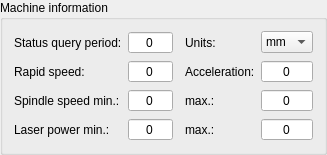
          <widget class="GroupBox" name="grpGRBL">
           <property name="title">
            <string>Machine information</string>
           </property>
           <layout class="QVBoxLayout" name="verticalLayout_5">
            <item>
             <layout class="QGridLayout" name="gridLayout_2" columnstretch="0,0,0,0,0">
              <item row="1" column="3">
               <widget class="QLabel" name="label_14">
                <property name="text">
                 <string>Acceleration:</string>
                </property>
               </widget>
              </item>
              <item row="2" column="0">
               <widget class="QLabel" name="label_12">
                <property name="text">
                 <string>Spindle speed min.:</string>
                </property>
               </widget>
              </item>
              <item row="0" column="4">
               <widget class="QComboBox" name="cboUnits">
                <property name="sizePolicy">
                 <sizepolicy hsizetype="Expanding" vsizetype="Fixed">
                  <horstretch>0</horstretch>
                  <verstretch>0</verstretch>
                 </sizepolicy>
                </property>
                <item>
                 <property name="text">
                  <string>mm</string>
                 </property>
                </item>
                <item>
                 <property name="text">
                  <string>inch</string>
                 </property>
                </item>
               </widget>
              </item>
              <item row="3" column="1">
               <widget class="QSpinBox" name="txtLaserPowerMin">
                <property name="font">
                 <font>
                  <pointsize>9</pointsize>
                 </font>
                </property>
                <property name="alignment">
                 <set>Qt::AlignCenter</set>
                </property>
                <property name="buttonSymbols">
                 <enum>QAbstractSpinBox::NoButtons</enum>
                </property>
                <property name="maximum">
                 <number>99999</number>
                </property>
               </widget>
              </item>
              <item row="1" column="1">
               <widget class="QSpinBox" name="txtRapidSpeed">
                <property name="font">
                 <font>
                  <pointsize>9</pointsize>
                 </font>
                </property>
                <property name="alignment">
                 <set>Qt::AlignCenter</set>
                </property>
                <property name="buttonSymbols">
                 <enum>QAbstractSpinBox::NoButtons</enum>
                </property>
                <property name="maximum">
                 <number>99999</number>
                </property>
               </widget>
              </item>
              <item row="2" column="3">
               <widget class="QLabel" name="label_13">
                <property name="text">
                 <string>max.:</string>
                </property>
               </widget>
              </item>
              <item row="1" column="4">
               <widget class="QSpinBox" name="txtAcceleration">
                <property name="font">
                 <font>
                  <pointsize>9</pointsize>
                 </font>
                </property>
                <property name="alignment">
                 <set>Qt::AlignCenter</set>
                </property>
                <property name="buttonSymbols">
                 <enum>QAbstractSpinBox::NoButtons</enum>
                </property>
                <property name="maximum">
                 <number>99999</number>
                </property>
               </widget>
              </item>
              <item row="3" column="4">
               <widget class="QSpinBox" name="txtLaserPowerMax">
                <property name="font">
                 <font>
                  <pointsize>9</pointsize>
                 </font>
                </property>
                <property name="alignment">
                 <set>Qt::AlignCenter</set>
                </property>
                <property name="buttonSymbols">
                 <enum>QAbstractSpinBox::NoButtons</enum>
                </property>
                <property name="maximum">
                 <number>99999</number>
                </property>
               </widget>
              </item>
              <item row="1" column="0">
               <widget class="QLabel" name="label_10">
                <property name="text">
                 <string>Rapid speed:</string>
                </property>
               </widget>
              </item>
              <item row="3" column="0">
               <widget class="QLabel" name="label_18">
                <property name="text">
                 <string>Laser power min.:</string>
                </property>
               </widget>
              </item>
              <item row="3" column="3">
               <widget class="QLabel" name="label_35">
                <property name="text">
                 <string>max.:</string>
                </property>
               </widget>
              </item>
              <item row="0" column="1">
               <widget class="QSpinBox" name="txtQueryStateTime">
                <property name="font">
                 <font>
                  <pointsize>9</pointsize>
                 </font>
                </property>
                <property name="alignment">
                 <set>Qt::AlignCenter</set>
                </property>
                <property name="buttonSymbols">
                 <enum>QAbstractSpinBox::NoButtons</enum>
                </property>
                <property name="maximum">
                 <number>9999</number>
                </property>
               </widget>
              </item>
              <item row="0" column="3">
               <widget class="QLabel" name="label_15">
                <property name="text">
                 <string>Units:</string>
                </property>
               </widget>
              </item>
              <item row="0" column="0">
               <widget class="QLabel" name="label_11">
                <property name="text">
                 <string>Status query period:</string>
                </property>
               </widget>
              </item>
              <item row="2" column="4">
               <widget class="QSpinBox" name="txtSpindleSpeedMax">
                <property name="font">
                 <font>
                  <pointsize>9</pointsize>
                 </font>
                </property>
                <property name="alignment">
                 <set>Qt::AlignCenter</set>
                </property>
                <property name="buttonSymbols">
                 <enum>QAbstractSpinBox::NoButtons</enum>
                </property>
                <property name="maximum">
                 <number>99999</number>
                </property>
               </widget>
              </item>
              <item row="0" column="2">
               <spacer name="horizontalSpacer_6">
                <property name="orientation">
                 <enum>Qt::Horizontal</enum>
                </property>
                <property name="sizeType">
                 <enum>QSizePolicy::Fixed</enum>
                </property>
                <property name="sizeHint" stdset="0">
                 <size>
                  <width>6</width>
                  <height>20</height>
                 </size>
                </property>
               </spacer>
              </item>
              <item row="2" column="1">
               <widget class="QSpinBox" name="txtSpindleSpeedMin">
                <property name="font">
                 <font>
                  <pointsize>9</pointsize>
                 </font>
                </property>
                <property name="alignment">
                 <set>Qt::AlignCenter</set>
                </property>
                <property name="buttonSymbols">
                 <enum>QAbstractSpinBox::NoButtons</enum>
                </property>
                <property name="maximum">
                 <number>99999</number>
                </property>
               </widget>
              </item>
             </layout>
            </item>
           </layout>
          </widget>
